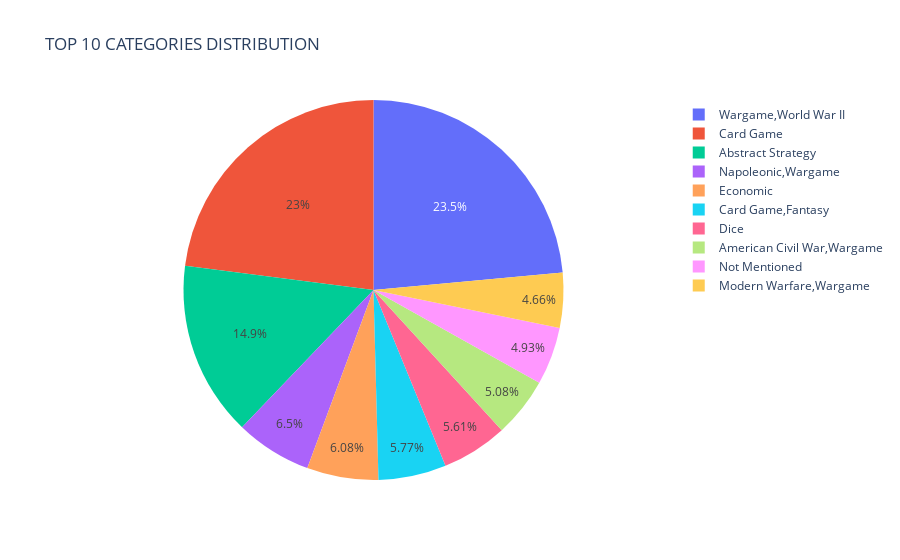

Write notebook code for a chart like this one.
### Code cell
import pandas as pd
import plotly.express as px

top_10_categories = category_counts_df.head(10)

fig = px.pie(top_10_categories, names='Category', values='Count', title='TOP 10 CATEGORIES DISTRIBUTION')
fig.show()

### Figure 1 — Plotly figure (JSON) as saved in the notebook; plotly's stock layout.template omitted (floating-point values rounded to 4 significant figures)
{"data": [{"domain": {"x": [0, 1], "y": [0, 1]}, "hovertemplate": "Category=%{label}<br>Count=%{value}<extra></extra>", "labels": ["Wargame,World War II", "Card Game", "Abstract Strategy", "Napoleonic,Wargame", "Economic", "Card Game,Fantasy", "Dice", "American Civil War,Wargame", "Not Mentioned", "Modern Warfare,Wargame"], "legendgroup": "", "name": "", "showlegend": true, "type": "pie", "values": [449, 438, 284, 124, 116, 110, 107, 97, 94, 89]}], "layout": {"legend": {"tracegroupgap": 0}, "title": {"text": "TOP 10 CATEGORIES DISTRIBUTION"}}}
